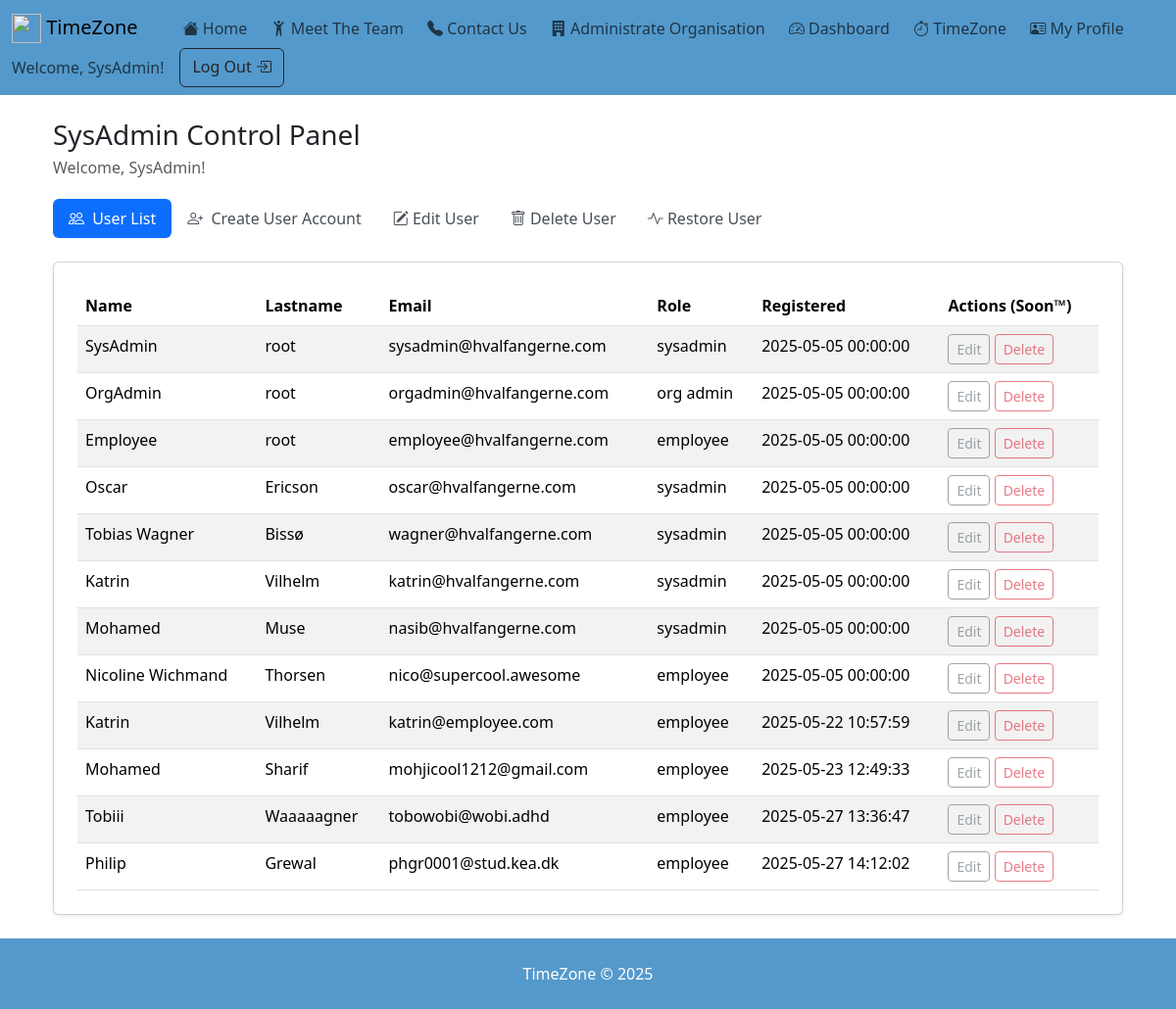
Page /admin (signed in) on the earlier database version.
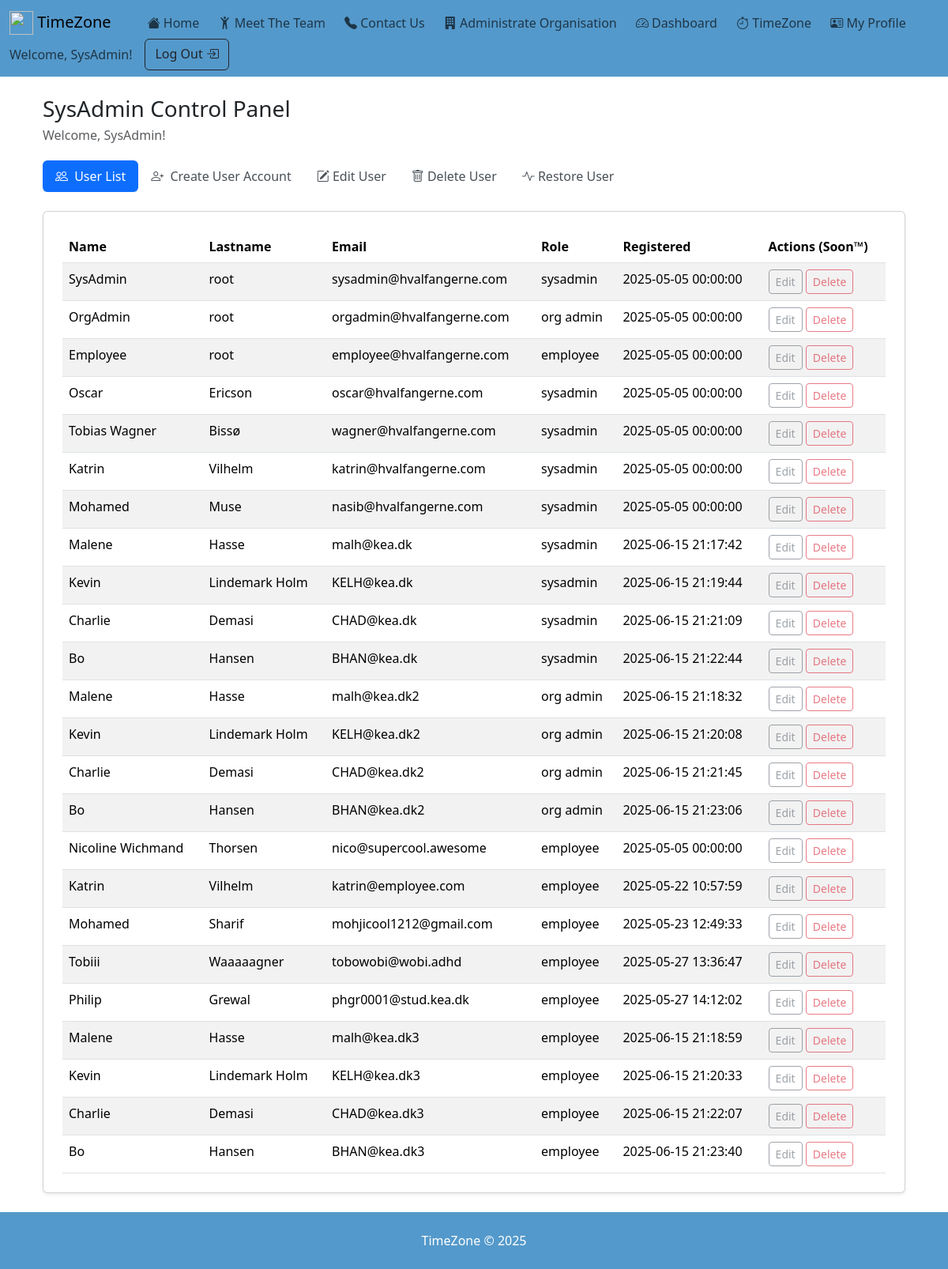
Same page on the later database version.
### tables this page shows
CREATE TABLE users (
        id          INTEGER PRIMARY KEY AUTOINCREMENT, 
        username    TEXT    NOT NULL UNIQUE,
        password    TEXT    NOT NULL,
        name        TEXT    NOT NULL,
        lastname    TEXT,
        email       TEXT    NOT NULL UNIQUE,
        role        TEXT    NOT NULL CHECK(role IN ('sysadmin', 'org_admin', 'employee'))
        , paytype TEXT NOT NULL DEFAULT "salary" CHECK(paytype IN ('salary', 'hourly')), pay REAL NOT NULL DEFAULT 0, created_at TEXT, deleted_at TEXT);

### app.py (the view)
@app.route("/admin")
@login_required
@admin_required
def admin():
    if current_user.is_authenticated and current_user.is_org_admin:
        conn = db_connect()
        users = conn.execute(
            """SELECT * FROM users
                WHERE role = "employee"
                AND lastname != "root"
                AND deleted_at IS NULL
                ORDER BY role DESC"""
        ).fetchall()
        conn.close()
        return render_template("orgadmin_admin.html", users=users)
    elif current_user.is_authenticated and current_user.is_sysadmin:
        conn = db_connect()
        users = conn.execute(
            """SELECT * FROM users
                WHERE lastname != "root"
                AND deleted_at IS NULL
                ORDER BY role DESC"""
        ).fetchall()
        users = [dict(user) for user in users]
        print(f"Users: {users}")
        deleted_users = conn.execute(
            """SELECT id, name, lastname FROM users
                WHERE lastname != "root"
                AND deleted_at IS NOT NULL
                ORDER BY role DESC"""
        ).fetchall()
        deleted_users = [dict(user) for user in deleted_users]
        print(f"Deleted users: {deleted_users}")
        if current_user.id == 1:
            root_users = conn.execute(
                """SELECT * FROM users
                    WHERE lastname = "root"
                    AND deleted_at IS NULL
                    ORDER BY role DESC"""
            ).fetchall()
            root_users = [dict(user) for user in root_users]
            count = 0
            for account in root_users:
                count += 1
            count -= 1
            for account in root_users:
                users.insert(0, root_users[count])
                count -= 1
            conn.close()
            return render_template(
                "admin.html", users=users, deleted_users=deleted_users
            )
        conn.close()
        return render_template("admin.html", users=users, deleted_users=deleted_users)
    else:
        return render_template("forbidden.html")

### app.py (called while the page is built)
def db_connect():
    conn = sqlite3.connect(database)
    conn.row_factory = sqlite3.Row
    return conn

@login_manager.user_loader
def load_user(user_id):
    conn = db_connect()
    row = conn.execute("SELECT * FROM users WHERE id = ?", (user_id,)).fetchone()
    conn.close()
    return User(row) if row else None

def admin_required(f):
    @wraps(f)
    def decorated_function(*args, **kwargs):
        if not current_user.is_authenticated or not (
            current_user.is_org_admin or current_user.is_sysadmin
        ):
            abort(403)
        return f(*args, **kwargs)
    return decorated_function

    @property
    def is_sysadmin(self):
        return self.role == "sysadmin"

    @property
    def is_org_admin(self):
        return self.role == "org_admin"

### templates/admin.html (shortened to what this page needs)
{% extends "base.html" %}
{% block content %}
<div class="container py-4">
  <div class="row">
    <div class="col">
      <h1 class="h3 mb-1">SysAdmin Control Panel</h1>
      <p class="text-muted">Welcome, {{ current_user.name }}!</p>
    </div>
    <div class="col">
    </div>
  </div>
  <ul class="nav nav-pills mb-4 mt-1" id="adminTabs" role="tablist">
    <li class="nav-item" role="presentation">
      <button
        class="nav-link active"
        id="tab-manage"
        data-bs-toggle="pill"
        data-bs-target="#pane-manage"
        type="button"
        role="tab"
      >
        <i class="bi bi-people me-1"></i>
        User List
      </button>
    </li>
    <li class="nav-item" role="presentation">
      <button
        class="nav-link"
        id="tab-create"
        data-bs-toggle="pill"
        data-bs-target="#pane-create"
        type="button"
        role="tab"
      >
        <i class="bi bi-person-plus me-1"></i>
        Create User Account
      </button>
    </li>
    <li class="nav-item" role="presentation">
      <button
        class="nav-link"
        id="tab-edit"
        data-bs-toggle="pill"
        data-bs-target="#pane-edit"
        type="button"
        role="tab"
      >
        <i class="bi bi-pencil-square"></i>
        Edit User
      </button>
    </li>
    <li class="nav-item" role="presentation">
      <button
        class="nav-link"
        id="tab-delete"
        data-bs-toggle="pill"
        data-bs-target="#pane-delete"
        type="button"
        role="tab"
      >
        <i class="bi bi-trash"></i>
        Delete User
      </button>
    </li>
    <li class="nav-item" role="presentation">
      <button
        class="nav-link"
        id="tab-restore"
        data-bs-toggle="pill"
        data-bs-target="#pane-restore"
        type="button"
        role="tab"
      >
        <i class="bi bi-activity"></i>
        Restore User
      </button>
    </li>
  </ul>
  <div class="tab-content" id="adminTabsContent">
    <div
      class="tab-pane fade show active"
      id="pane-manage"
      role="tabpanel"
      aria-labelledby="tab-manage"
    >
      <div class="card shadow-sm p-4">
        <table class="table table-striped mb-0">
          <thead>
            <tr>
              <th>Name</th><th>Lastname</th><th>Email</th><th>Role</th><th>Registered</th><th>Actions (Soon™)</th>
            </tr>
          </thead>
          <tbody>
            {% for u in users %}
            <tr>
              <td>{{ u.name }}</td>
              <td>{{ u.lastname }}</td>
              <td>{{ u.email }}</td>
              <td>{{ u.role.replace('_',' ') }}</td>
              <td>{{ u.created_at }}</td>
              <td>
                <a href=""
                   class="btn btn-sm btn-outline-secondary disabled">
                   Edit
                </a>
                <a href=""
                   class="btn btn-sm btn-outline-danger disabled">
                   Delete
                </a>
              </td>
            </tr>
            {% endfor %}
          </tbody>
        </table>
      </div>
    </div>
</div>
{% endblock %}

### templates/base.html (shortened to what this page needs)
<!DOCTYPE html>
<html lang="en">
    <head>
        <link href="https://cdn.jsdelivr.net/npm/bootstrap@5.3.3/dist/css/bootstrap.min.css" rel="stylesheet">
        <link rel="stylesheet" href="https://cdn.jsdelivr.net/npm/bootstrap-icons@1.11.3/font/bootstrap-icons.min.css">
        <link href="https://cdn.jsdelivr.net/npm/aos@2.3.4/dist/aos.css" rel="stylesheet" />
        <link rel="stylesheet" href="https://cdn.jsdelivr.net/npm/choices.js/public/assets/styles/choices.min.css">
    </head>
    <body class="d-flex flex-column min-vh-100">
        <nav class="navbar navbar-light" style="background-color: #5499cb;">
            <div class="container-fluid">
                <a class="navbar-brand" href="{{ url_for('index') }}">
                    <img src="{{ url_for('static', filename='happy_logo.png') }}" alt="" width="30 " height="30" class="d-inline-block align-text-top">
                    TimeZone
                </a>
                {% if current_user.is_authenticated %}
                <ul class="navbar-nav me-auto mb-2 mb-lg-0" style="display: inline-block; padding-left: 30px;">
                    <li class="nav-item" style="display: inline-block;">
                        <a class="nav-link" href="{{ url_for('index') }}">
                            <i class="bi bi-house-fill"></i>
                            Home
                        </a>
                    </li>
                    <li class="nav-item" style="display: inline-block; padding-left: 20px;">
                        <a class="nav-link" href="{{ url_for('team') }}">
                            <i class="bi bi-person-arms-up"></i>
                            Meet The Team
                        </a>
                    </li>
                    <li class="nav-item" style="display: inline-block; padding-left: 20px;">
                        <a class="nav-link" href="{{ url_for('contact') }}">
                            <i class="bi bi-telephone-fill"></i>
                            Contact Us
                        </a>
                    </li>
                    {% if current_user.is_authenticated and current_user.is_sysadmin%}
                    <li class="nav-item" style="display: inline-block; padding-left: 20px;">
                        <a class="nav-link" href="{{ url_for('admin') }}">
                            <i class="bi bi-building-fill"></i>
                            Administrate Organisation
                        </a>
                    </li>
                    {% endif %}
                    <li class="nav-item" style="display: inline-block; padding-left: 20px;">
                        <a class="nav-link" href="{{ url_for('dashboard') }}">
                            <i class="bi bi-speedometer2"></i>
                            Dashboard
                        </a>
                    </li>
                    <li class="nav-item" style="display: inline-block; padding-left: 20px;">
                        <a class="nav-link" href="{{ url_for('time_zone') }}">
                            <i class="bi bi-stopwatch"></i>
                            TimeZone
                        </a>
                    </li>
                    <li class="nav-item" style="display: inline-block; padding-left: 20px;">
                        <a class="nav-link" href="{{ url_for('user') }}">
                            <i class="bi bi-person-vcard"></i>
                            My Profile
                        </a>
                    </li>
                </ul>
                <form class="d-flex">
                    <span class="navbar-text me-3">
                        Welcome, {{ current_user.name }}!
                    </span>
                    <a class="btn btn-outline-dark me-2" type="button" href="{{ url_for('logout') }}">
                        Log Out
                        <i class="bi bi-box-arrow-in-right"></i>
                    </a>
                </form>
                {% endif %}
            </div>
        </nav>
        <main class="container flex-grow-1">
            {% block content %}{% endblock %}
        </main>
        <footer class="mt-4 p-4 text-white text-center mt-auto" style="margin-top: 30px; background-color: #5499cb;">
            TimeZone &copy; 2025
        </footer>
    </body>
</html>

### templates/base.html (style rules this page uses)
html { scroll-behavior: smooth; }

### templates/admin.html (style rules this page uses)
#adminTabs .nav-link { background: #ffffff; color: #495057; }
#tab-manage.active { background: #0d6efd; color: #fff; }

Differences in the rows shown:
added users: name "Malene", lastname "Hasse", email "malh@kea.dk", role.replace "sysadmin", created_at "2025-06-15 21:17:42"
added users: name "Kevin", lastname "Lindemark Holm", email "KELH@kea.dk", role.replace "sysadmin", created_at "2025-06-15 21:19:44"
added users: name "Charlie", lastname "Demasi", email "CHAD@kea.dk", role.replace "sysadmin", created_at "2025-06-15 21:21:09"
added users: name "Bo", lastname "Hansen", email "BHAN@kea.dk", role.replace "sysadmin", created_at "2025-06-15 21:22:44"
added users: name "Malene", lastname "Hasse", email "malh@kea.dk2", role.replace "org admin", created_at "2025-06-15 21:18:32"
added users: name "Kevin", lastname "Lindemark Holm", email "KELH@kea.dk2", role.replace "org admin", created_at "2025-06-15 21:20:08"
added users: name "Charlie", lastname "Demasi", email "CHAD@kea.dk2", role.replace "org admin", created_at "2025-06-15 21:21:45"
added users: name "Bo", lastname "Hansen", email "BHAN@kea.dk2", role.replace "org admin", created_at "2025-06-15 21:23:06"
added users: name "Malene", lastname "Hasse", email "malh@kea.dk3", role.replace "employee", created_at "2025-06-15 21:18:59"
added users: name "Kevin", lastname "Lindemark Holm", email "KELH@kea.dk3", role.replace "employee", created_at "2025-06-15 21:20:33"
added users: name "Charlie", lastname "Demasi", email "CHAD@kea.dk3", role.replace "employee", created_at "2025-06-15 21:22:07"
added users: name "Bo", lastname "Hansen", email "BHAN@kea.dk3", role.replace "employee", created_at "2025-06-15 21:23:40"
